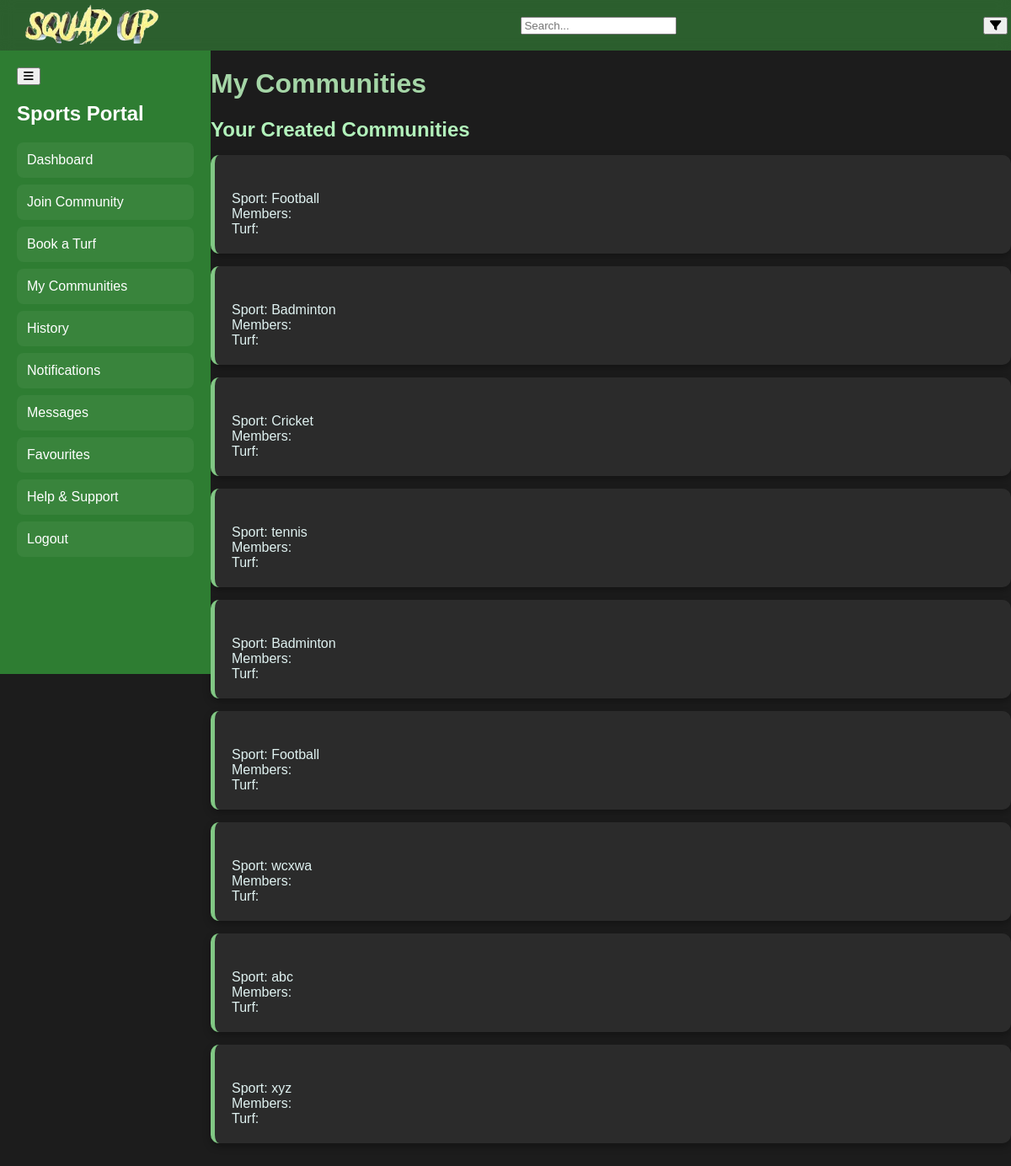
The app's page /my_communities (signed in) with its own data.
### models.py (models this page shows, shortened)
class Community(db.Model):
    id = db.Column(db.Integer, primary_key=True)
    team_name = db.Column(db.String(100), nullable=True)  # Auto-generated if empty
    sport = db.Column(db.String(50), nullable=False)
    max_players = db.Column(db.Integer, nullable=False, default=12)
    turf_id = db.Column(db.Integer, db.ForeignKey('turf.id'), nullable=False)
    owner_id = db.Column(db.Integer, db.ForeignKey('user.id'), nullable=False)
    status = db.Column(db.String(20), default="active")  # "active" or "closed"
    turf = db.relationship('Turf', backref='communities')
    players = db.relationship('CommunityPlayers', backref='community', lazy=True, cascade="all, delete-orphan")
    __table_args__ = (db.UniqueConstraint('team_name', 'status', name='unique_active_team_name'),)

### app.py (the view)
@app.route('/my_communities')
@login_required
def my_communities():
    user_id = session['user_id']
    if not user_id:
        flash("You need to log in first!", 'warning')
        return redirect(url_for('login'))
    communities = Community.query.filter_by(owner_id=user_id).all()  # Assuming a Community model
    return render_template('my_communities.html', my_communities=communities)

### app.py (called while the page is built)
def login_required(f):
    @wraps(f)
    def decorated_function(*args, **kwargs):
        if 'user_id' not in session:
            flash("You need to log in first!", "danger")
            return redirect(url_for('login'))
        return f(*args, **kwargs)
    return decorated_function

@app.before_request
def page_last_visited():
    excluded_routes = ['login', 'logout', 'static', 'register']
    if request.endpoint not in excluded_routes and request.method == 'GET':
        session['page_last_visited_url'] = request.path

### templates/my_communities.html (shortened to what this page needs)
<!DOCTYPE html>
<html lang="en">
<head>
    <link href="https://cdnjs.cloudflare.com/ajax/libs/font-awesome/6.4.0/css/all.min.css" rel="stylesheet">
</head>
<body>
    <div class="header">
        <a href="{{ url_for('index') }}"><img src="/static/squadUp-logo.png" alt="Squad Up Logo"></a>
        <div class="search-container">
            <input type="text" placeholder="Search...">
        </div>
        <div class="icons">
            <button class="icon-button" title="Filters"><i class="fas fa-filter"></i></button>
        </div>
    </div>
    <div class="sidebar" id="sidebar">
        <button class="toggle-button" onclick="toggleSidebar()"><i class="fas fa-bars"></i></button>
        <h2>Sports Portal</h2>
        <a href="{{ url_for('player_dashboard') }}">Dashboard</a>
        <a href="{{ url_for('join_community') }}">Join Community</a>
        <a href="{{ url_for('select_turf_to_book') }}">Book a Turf</a>
        <a href="{{ url_for('my_communities') }}">My Communities</a>
        <a href="#">History</a>
        <a href="{{ url_for('notifications') }}">Notifications</a>
        <a href="#">Messages</a>
        <a href="#">Favourites</a>
        <a href="{{ url_for('help_and_support') }}">Help & Support</a>
        <a href="{{ url_for('logout') }}">Logout</a>
    </div>
    <div class="content">
        <h1>My Communities</h1>
        <div class="section">
            <h2>Your Created Communities</h2>
            <ul>
                {% for community in my_communities %}
                <li>
                    <strong>{{ community.name }}</strong><br>
                    Sport: {{ community.sport }}<br>
                    Members: {{ community.members_count }}<br>
                    Turf: {{ community.turf_name }}<br>
                </li>
                {% endfor %}
            </ul>
        </div>
    </div>
</body>
</html>

### templates/my_communities.html (style rules this page uses)
body { font-family: 'Arial', sans-serif; background-color: #1c1c1c; color: #ffffff; margin: 0; padding: 0; }
.header { background-color: rgba(56, 142, 60, 0.598); color: white; padding: 10px 30px; display: flex; align-items: center; justify-content: space-between; position: fixed; top: 0; left: 0; width: 100%; z-index: 1000; height: 40px; backdrop-filter: blur(8px); }
.header img { width: 70%; }
.sidebar { width: 250px; background-color: #2e7d32; color: white; height: calc(100vh - 60px); padding: 20px; box-sizing: border-box; position: fixed; top: 60px; left: 0; transition: width 0.3s ease; overflow-x: hidden; }
.sidebar a { display: block; color: white; text-decoration: none; padding: 12px; font-size: 16px; border-radius: 8px; margin-bottom: 8px; background-color: rgba(255, 255, 255, 0.05); transition: background-color 0.3s ease, transform 0.2s ease; }
.content { margin-left: 250px; padding-top: 60px; }
h1 { color: #a5d6a7; }
.section { margin-bottom: 40px; }
.section h2 { color: #b2f2bb; margin-bottom: 15px; }
ul { list-style-type: none; padding: 0; }
li { background-color: #2b2b2b; border-radius: 10px; box-shadow: 0 4px 10px rgba(0, 0, 0, 0.3); margin-bottom: 15px; padding: 20px; color: #e0f2f1; border-left: 5px solid #81c784; }

### records on screen
Community: sport "Football"
Community: sport "Badminton"
Community: sport "Cricket"
Community: sport "tennis"
Community: sport "Badminton"
Community: sport "Football"
Community: sport "wcxwa"
Community: sport "abc"
Community: sport "xyz"
